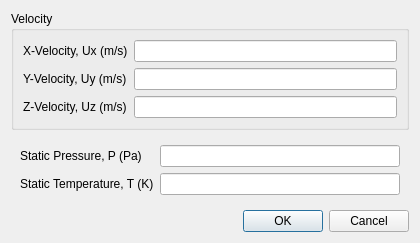
<?xml version="1.0" encoding="UTF-8"?>
<ui version="4.0">
 <class>SupersonicInflowDialog</class>
 <widget class="QDialog" name="SupersonicInflowDialog">
  <property name="geometry">
   <rect>
    <x>0</x>
    <y>0</y>
    <width>420</width>
    <height>236</height>
   </rect>
  </property>
  <property name="minimumSize">
   <size>
    <width>420</width>
    <height>0</height>
   </size>
  </property>
  <property name="windowTitle">
   <string>Supersonic Inflow Boundary Condition</string>
  </property>
  <layout class="QVBoxLayout" name="verticalLayout_2">
   <item>
    <widget class="QWidget" name="dialogContents" native="true">
     <layout class="QVBoxLayout" name="verticalLayout">
      <property name="leftMargin">
       <number>0</number>
      </property>
      <property name="topMargin">
       <number>0</number>
      </property>
      <property name="rightMargin">
       <number>0</number>
      </property>
      <property name="bottomMargin">
       <number>0</number>
      </property>
      <item>
       <widget class="QGroupBox" name="groupBox">
        <property name="title">
         <string>Velocity</string>
        </property>
        <layout class="QFormLayout" name="formLayout">
         <item row="0" column="0">
          <widget class="QLabel" name="label">
           <property name="text">
            <string>X-Velocity, Ux (m/s)</string>
           </property>
          </widget>
         </item>
         <item row="0" column="1">
          <widget class="QLineEdit" name="xVelocity">
           <property name="sizePolicy">
            <sizepolicy hsizetype="Expanding" vsizetype="Fixed">
             <horstretch>0</horstretch>
             <verstretch>0</verstretch>
            </sizepolicy>
           </property>
          </widget>
         </item>
         <item row="1" column="0">
          <widget class="QLabel" name="label_2">
           <property name="text">
            <string>Y-Velocity, Uy (m/s)</string>
           </property>
          </widget>
         </item>
         <item row="1" column="1">
          <widget class="QLineEdit" name="yVelocity">
           <property name="sizePolicy">
            <sizepolicy hsizetype="Expanding" vsizetype="Fixed">
             <horstretch>0</horstretch>
             <verstretch>0</verstretch>
            </sizepolicy>
           </property>
          </widget>
         </item>
         <item row="2" column="0">
          <widget class="QLabel" name="label_3">
           <property name="text">
            <string>Z-Velocity, Uz (m/s)</string>
           </property>
          </widget>
         </item>
         <item row="2" column="1">
          <widget class="QLineEdit" name="zVelocity">
           <property name="sizePolicy">
            <sizepolicy hsizetype="Expanding" vsizetype="Fixed">
             <horstretch>0</horstretch>
             <verstretch>0</verstretch>
            </sizepolicy>
           </property>
          </widget>
         </item>
        </layout>
       </widget>
      </item>
      <item>
       <widget class="QWidget" name="widget" native="true">
        <layout class="QFormLayout" name="formLayout_2">
         <item row="0" column="0">
          <widget class="QLabel" name="label_4">
           <property name="text">
            <string>Static Pressure, P (Pa)</string>
           </property>
          </widget>
         </item>
         <item row="0" column="1">
          <widget class="QLineEdit" name="staticPressure">
           <property name="sizePolicy">
            <sizepolicy hsizetype="Expanding" vsizetype="Fixed">
             <horstretch>0</horstretch>
             <verstretch>0</verstretch>
            </sizepolicy>
           </property>
          </widget>
         </item>
         <item row="1" column="0">
          <widget class="QLabel" name="label_5">
           <property name="text">
            <string>Static Temperature, T (K)</string>
           </property>
          </widget>
         </item>
         <item row="1" column="1">
          <widget class="QLineEdit" name="staticTemperature">
           <property name="sizePolicy">
            <sizepolicy hsizetype="Expanding" vsizetype="Fixed">
             <horstretch>0</horstretch>
             <verstretch>0</verstretch>
            </sizepolicy>
           </property>
          </widget>
         </item>
        </layout>
       </widget>
      </item>
     </layout>
    </widget>
   </item>
   <item>
    <widget class="QDialogButtonBox" name="buttonBox">
     <property name="orientation">
      <enum>Qt::Horizontal</enum>
     </property>
     <property name="standardButtons">
      <set>QDialogButtonBox::Cancel|QDialogButtonBox::Ok</set>
     </property>
    </widget>
   </item>
  </layout>
 </widget>
 <resources/>
 <connections>
  <connection>
   <sender>buttonBox</sender>
   <signal>accepted()</signal>
   <receiver>SupersonicInflowDialog</receiver>
   <slot>accept()</slot>
   <hints>
    <hint type="sourcelabel">
     <x>248</x>
     <y>254</y>
    </hint>
    <hint type="destinationlabel">
     <x>157</x>
     <y>274</y>
    </hint>
   </hints>
  </connection>
  <connection>
   <sender>buttonBox</sender>
   <signal>rejected()</signal>
   <receiver>SupersonicInflowDialog</receiver>
   <slot>reject()</slot>
   <hints>
    <hint type="sourcelabel">
     <x>316</x>
     <y>260</y>
    </hint>
    <hint type="destinationlabel">
     <x>286</x>
     <y>274</y>
    </hint>
   </hints>
  </connection>
 </connections>
</ui>
